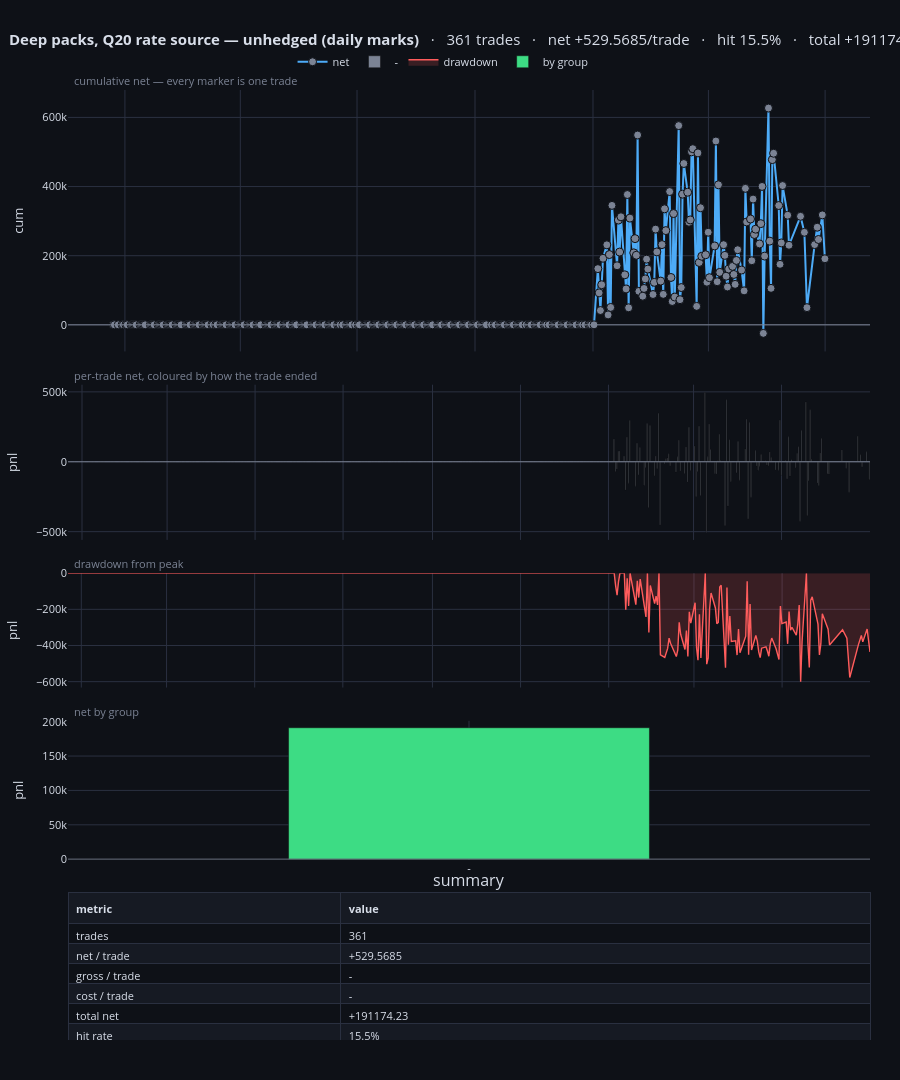

Here is the notebook cell this chart was saved with:
### Code cell
fig_dash = trade_dashboard(BOOKS["deep_q20_unhedged"],
                           title="Deep packs, Q20 rate source — unhedged (daily marks)",
                           span_years=SPAN_YEARS)
fig_dash

### Figure 1 — Plotly figure (JSON) as saved in the notebook; plotly's stock layout.template omitted (floating-point values rounded to 4 significant figures; data arrays with more than 128 entries replaced by an {"elided": "..."} marker saying what was removed)
{"data": [{"customdata": {"elided": "361x11 str values"}, "hovertemplate": "<b>%{customdata[0]}</b><br>%{customdata[1]}  ·  %{customdata[2]}  ·  <b>%{customdata[3]}</b><br>signal: %{customdata[4]}   secondary: %{customdata[5]}<br>exit: <b>%{customdata[6]}</b> after %{customdata[7]} <br>gross %{customdata[8]}   <b>net %{customdata[9]}</b><br>cumulative %{customdata[10]}<extra></extra>", "line": {"color": "#4dabf7", "width": 2}, "marker": {"color": {"elided": "361 str values"}, "line": {"color": "#0e1117", "width": 1}, "size": 8}, "mode": "lines+markers", "name": "net", "type": "scatter", "x": {"elided": "361 str values"}, "xaxis": "x", "y": {"elided": "361 float values"}, "yaxis": "y"}, {"customdata": {"elided": "361x11 str values"}, "hovertemplate": "<b>%{customdata[0]}</b><br>%{customdata[1]}  ·  %{customdata[2]}  ·  <b>%{customdata[3]}</b><br>signal: %{customdata[4]}   secondary: %{customdata[5]}<br>exit: <b>%{customdata[6]}</b> after %{customdata[7]} <br>gross %{customdata[8]}   <b>net %{customdata[9]}</b><br>cumulative %{customdata[10]}<extra></extra>", "marker": {"color": "#7b8394"}, "name": "-", "type": "bar", "x": {"elided": "361 str values"}, "xaxis": "x2", "y": {"elided": "361 float values"}, "yaxis": "y2"}, {"fill": "tozeroy", "fillcolor": "rgba(255,92,92,0.18)", "hovertemplate": "drawdown %{y:.3f}<extra></extra>", "line": {"color": "#ff5c5c", "width": 1.4}, "mode": "lines", "name": "drawdown", "type": "scatter", "x": {"elided": "361 str values"}, "xaxis": "x3", "y": {"elided": "361 float values"}, "yaxis": "y3"}, {"customdata": [[361]], "hovertemplate": "<b>%{x}</b><br>%{customdata[0]} trades<br>total %{y:.3f}<extra></extra>", "marker": {"color": ["#3ddc84"]}, "name": "by group", "type": "bar", "x": ["-"], "xaxis": "x4", "y": [191200.0], "yaxis": "y4"}, {"cells": {"align": "left", "fill": {"color": [["#0e1117", "#161a23", "#0e1117", "#161a23", "#0e1117", "#161a23", "#0e1117", "#161a23", "#0e1117", "#161a23", "#0e1117", "#161a23", "#0e1117", "#161a23", "#0e1117", "#161a23", "#0e1117", "#161a23"]]}, "font": {"color": "#d8dee9", "size": 11}, "height": 20, "line": {"color": "#2a3040"}, "values": [["trades", "net / trade", "gross / trade", "cost / trade", "total net", "hit rate", "avg win / avg loss", "payoff ratio", "Sharpe / trade", "t-statistic", "best / worst trade", "max drawdown", "longest win / loss run", "avg hold", "trades / year", "annualised Sharpe"], ["361", "+529.5685", "-", "-", "+191174.23", "15.5%", "+144384.331 / -25883.109", "5.578", "0.0050", "0.10", "+495842.018 / -503468.545", "-600930.15", "3 / 251", "-", "235.9", "0.0769"]]}, "columnwidth": [34, 66], "domain": {"x": [0.0, 1.0], "y": [0.0, 0.1548]}, "header": {"align": "left", "fill": {"color": "#161a23"}, "font": {"color": "#d8dee9", "size": 11}, "line": {"color": "#2a3040"}, "values": ["<b>metric</b>", "<b>value</b>"]}, "type": "table"}], "layout": {"annotations": [{"font": {"color": "#7b8394", "size": 11}, "showarrow": false, "text": "cumulative net — every marker is one trade", "x": 0.005, "xanchor": "left", "xref": "paper", "y": 1.0, "yanchor": "bottom", "yref": "paper"}, {"font": {"color": "#7b8394", "size": 11}, "showarrow": false, "text": "per-trade net, coloured by how the trade ended", "x": 0.005, "xanchor": "left", "xref": "paper", "y": 0.6898, "yanchor": "bottom", "yref": "paper"}, {"font": {"color": "#7b8394", "size": 11}, "showarrow": false, "text": "drawdown from peak", "x": 0.005, "xanchor": "left", "xref": "paper", "y": 0.4914, "yanchor": "bottom", "yref": "paper"}, {"font": {"color": "#7b8394", "size": 11}, "showarrow": false, "text": "net by group", "x": 0.005, "xanchor": "left", "xref": "paper", "y": 0.336, "yanchor": "bottom", "yref": "paper"}, {"font": {"size": 16}, "showarrow": false, "text": "summary", "x": 0.5, "xanchor": "center", "xref": "paper", "y": 0.1548, "yanchor": "bottom", "yref": "paper"}], "bargap": 0.55, "font": {"color": "#d8dee9", "size": 11}, "height": 1080, "hoverdistance": 30, "hoverlabel": {"bgcolor": "#161a23", "bordercolor": "#2a3040", "font": {"color": "#d8dee9", "size": 11}}, "hovermode": "closest", "legend": {"bgcolor": "rgba(0,0,0,0)", "orientation": "h", "x": 0.28, "y": 1.045}, "margin": {"b": 40, "l": 60, "r": 30, "t": 90}, "paper_bgcolor": "#0e1117", "plot_bgcolor": "#0e1117", "shapes": [{"line": {"color": "#7b8394", "width": 1}, "type": "line", "x0": 0, "x1": 1, "xref": "x domain", "y0": 0, "y1": 0, "yref": "y"}, {"line": {"color": "#7b8394", "width": 1}, "type": "line", "x0": 0, "x1": 1, "xref": "x2 domain", "y0": 0, "y1": 0, "yref": "y2"}, {"line": {"color": "#7b8394", "width": 1}, "type": "line", "x0": 0, "x1": 1, "xref": "x4 domain", "y0": 0, "y1": 0, "yref": "y4"}], "title": {"font": {"size": 15}, "text": "<b>Deep packs, Q20 rate source — unhedged (daily marks)</b>   ·   361 trades   ·   net +529.5685/trade   ·   hit 15.5%   ·   total +191174.23", "x": 0.01}, "xaxis": {"anchor": "y", "domain": [0.0, 1.0], "gridcolor": "#2a3040", "matches": "x4", "showgrid": true, "showspikes": true, "showticklabels": false, "spikecolor": "#7b8394", "spikedash": "dot", "spikemode": "across", "spikesnap": "cursor", "spikethickness": 1, "zeroline": false}, "xaxis2": {"anchor": "y2", "domain": [0.0, 1.0], "gridcolor": "#2a3040", "matches": "x4", "showgrid": true, "showspikes": true, "showticklabels": false, "spikecolor": "#7b8394", "spikedash": "dot", "spikemode": "across", "spikesnap": "cursor", "spikethickness": 1, "zeroline": false}, "xaxis3": {"anchor": "y3", "domain": [0.0, 1.0], "gridcolor": "#2a3040", "matches": "x4", "showgrid": true, "showspikes": true, "showticklabels": false, "spikecolor": "#7b8394", "spikedash": "dot", "spikemode": "across", "spikesnap": "cursor", "spikethickness": 1, "zeroline": false}, "xaxis4": {"anchor": "y4", "domain": [0.0, 1.0], "gridcolor": "#2a3040", "showgrid": true, "showspikes": true, "spikecolor": "#7b8394", "spikedash": "dot", "spikemode": "across", "spikesnap": "cursor", "spikethickness": 1, "zeroline": false}, "yaxis": {"anchor": "x", "domain": [0.7248, 1.0], "gridcolor": "#2a3040", "showgrid": true, "showspikes": true, "spikecolor": "#7b8394", "spikedash": "dot", "spikemode": "toaxis", "spikesnap": "cursor", "spikethickness": 1, "title": {"text": "cum"}, "zeroline": false}, "yaxis2": {"anchor": "x2", "domain": [0.5264, 0.6898], "gridcolor": "#2a3040", "showgrid": true, "showspikes": true, "spikecolor": "#7b8394", "spikedash": "dot", "spikemode": "toaxis", "spikesnap": "cursor", "spikethickness": 1, "title": {"text": "pnl"}, "zeroline": false}, "yaxis3": {"anchor": "x3", "domain": [0.371, 0.4914], "gridcolor": "#2a3040", "showgrid": true, "showspikes": true, "spikecolor": "#7b8394", "spikedash": "dot", "spikemode": "toaxis", "spikesnap": "cursor", "spikethickness": 1, "title": {"text": "pnl"}, "zeroline": false}, "yaxis4": {"anchor": "x4", "domain": [0.1898, 0.336], "gridcolor": "#2a3040", "showgrid": true, "showspikes": true, "spikecolor": "#7b8394", "spikedash": "dot", "spikemode": "toaxis", "spikesnap": "cursor", "spikethickness": 1, "title": {"text": "pnl"}, "zeroline": false}}}
